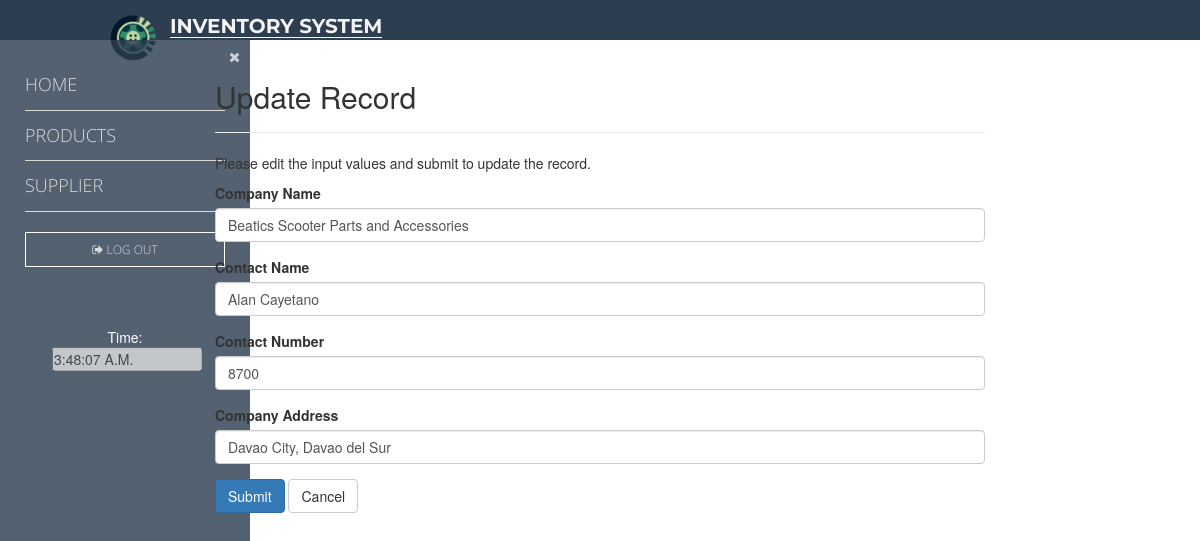
The page /updateSup.php?id=2 on the database its author committed.
### tables this page shows
CREATE TABLE `suppliers` (
  `SupplierID` int(11) NOT NULL,
  `CompanyName` varchar(50) NOT NULL,
  `ContactName` varchar(50) NOT NULL,
  `ContactNumber` varchar(11) NOT NULL,
  `CompanyAddress` varchar(100) NOT NULL
);

### updateSup.php (the view, shortened to what this page needs)
<?php
require_once 'config.php';
require_once 'design.php';
$CompanyName = $ContactName = $ContactNumber = $CompanyAddress =  "";
$CompanyName_err = $ContactName_err = $ContactNumber_err = $CompanyAddress_err = "";
if(isset($_POST["SupplierID"]) && !empty($_POST["SupplierID"])){
    $SupplierID = $_POST["SupplierID"];
    $input_CompanyName = trim($_POST["CompanyName"]);
    if(empty($input_CompanyName)){
        $CompanyName_err = "Please enter a Company name.";
    } elseif(!filter_var(trim($_POST["CompanyName"]), FILTER_VALIDATE_REGEXP, array("options"=>array("regexp"=>"/^[a-zA-Z'-.\s ]+$/")))){
        $CompanyName_err = 'Please enter a valid name.';
    } else{
        $CompanyName = $input_CompanyName;
    }
    $input_ContactName = trim($_POST["ContactName"]);
    if(empty($input_ContactName)){
        $ContactName_err = "Please enter a Contact name.";
    } elseif(!filter_var(trim($_POST["ContactName"]), FILTER_VALIDATE_REGEXP, array("options"=>array("regexp"=>"/^[a-zA-Z'-.\s ]+$/")))){
        $ContactName_err = 'Please enter a valid name.';
    } else{
        $ContactName = $input_ContactName;
    }
    $input_ContactNumber = trim($_POST["ContactNumber"]);
    if(empty($input_ContactNumber)){
        $ContactNumber_err = "Please enter Contact Number.";
    } elseif(!ctype_digit($input_ContactNumber)){
        $ContactNumber_err = 'Please enter a valid Contact Number';
    } else{
        $ContactNumber = $input_ContactNumber;
	}
    $input_CompanyAddress = trim($_POST["CompanyAddress"]);
    if(empty($input_CompanyAddress)){
        $CompanyAddress_err = 'Please enter an CompanyAddress.';
    } else{
        $CompanyAddress = $input_CompanyAddress;
    }
   if(empty($SupplierID_err) && empty($CompanyName_err) && empty($ContactName_err) && empty($ContactNumber_err) && empty($CompanyAddress_err)){
        $sql = "UPDATE suppliers SET CompanyName=?, ContactName=?, ContactNumber=?, CompanyAddress=? WHERE SupplierID=?";
        if($stmt = mysqli_prepare($link, $sql)){
            mysqli_stmt_bind_param($stmt, "ssssi", $param_CompanyName, $param_ContactName, $param_ContactNumber, $param_CompanyAddress, $param_SupplierID);
            $param_CompanyName = $CompanyName;
			$param_ContactName = $ContactName;
			$param_ContactNumber = $ContactNumber;
            $param_CompanyAddress = $CompanyAddress;
			$param_SupplierID = $SupplierID;
            if(mysqli_stmt_execute($stmt)){
                echo "<script> window.location.href =\"suppliers.php\" </script>";
                exit();
            } else{
                echo "Something went wrong. Please try again later.";
            }
        }
        mysqli_stmt_close($stmt);
    }
    mysqli_close($link);
} else{
    if(isset($_GET["id"]) && !empty(trim($_GET["id"]))){
        $sql = "SELECT * FROM suppliers WHERE SupplierID = ?";
        if($stmt = mysqli_prepare($link, $sql)){
            mysqli_stmt_bind_param($stmt, "i", $param_SupplierID);
            if(mysqli_stmt_execute($stmt)){
                $result = mysqli_stmt_get_result($stmt);
                if(mysqli_num_rows($result) == 1){
                    $row = mysqli_fetch_array($result, MYSQLI_ASSOC);
                    $CompanyName = $row["CompanyName"];
                    $ContactName = $row["ContactName"];
                    $ContactNumber = $row["ContactNumber"];
					$CompanyAddress = $row["CompanyAddress"];
                } else{
                    header("location: error.php");
                    exit();
                }
            } else{
                echo "Oops! Something went wrong. Please try again later.";
            }
        }
    }  else{
        header("location: error.php");
        exit();
    }
}
?>
<!DOCTYPE html>
<html lang="en">
<head>
    <link rel="stylesheet" href="https://maxcdn.bootstrapcdn.com/bootstrap/3.3.7/css/bootstrap.css">
</head>
<body>
    <div class="wrapper">
        <div class="container-fluid">
            <div class="row">
                <div class="col-md-12">
                    <div class="page-header">
                        <h2>Update Record</h2>
                    </div>
                    <p>Please edit the input values and submit to update the record.</p>
                    <form action="<?php echo htmlspecialchars(basename($_SERVER['REQUEST_URI'])); ?>" method="post">
                         <div class="form-group <?php echo (!empty($CompanyName_err)) ? 'has-error' : ''; ?>">
                            <label>Company Name</label>
                            <input type="text" name="CompanyName" class="form-control" value="<?php echo $CompanyName; ?>">
                        </div>
						<div class="form-group <?php echo (!empty($ContactName_err)) ? 'has-error' : ''; ?>">
                            <label>Contact Name</label>
                            <input type="text" name="ContactName" class="form-control" value="<?php echo $ContactName; ?>">
                        </div>
						<div class="form-group <?php echo (!empty($ContactNumber_err)) ? 'has-error' : ''; ?>">
                            <label>Contact Number</label>
                            <input type="number" name="ContactNumber" class="form-control" value="<?php echo $ContactNumber; ?>">
                        </div>
                        <div class="form-group <?php echo (!empty($CompanyAddress_err)) ? 'has-error' : ''; ?>">
                            <label>Company Address</label>
                            <input type="text" name="CompanyAddress" class="form-control" value="<?php echo $CompanyAddress; ?>">
                        </div>
                        <input type="submit" class="btn btn-primary" value="Submit">
                        <a href="suppliers.php" class="btn btn-default">Cancel</a>
                    </form>
                </div>
            </div>
        </div>
    </div>
</body>
</html>

### css/minorStyle.css (style rules this page uses)
* { margin: 0; padding: 0; list-style: none; text-decoration: none; }
body { padding: 0; margin: 0; background-color: #18bc9c; }

### updateSup.php (style rules this page uses)
.wrapper { width: 800px; margin: 0 auto; }

### rows shown on the page
suppliers: CompanyName "Beatics Scooter Parts and Accessories", ContactName "Alan Cayetano", ContactNumber "8700", CompanyAddress "Davao City, Davao del Sur"
